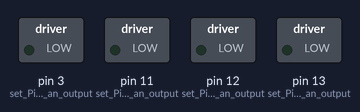
The sketch below on a simulated Arduino Uno, built with avr-gcc and run on an emulated ATmega328P. On the bench: switched loads named in the sketch (green lamp = pin HIGH).

Above: at 0.05 s.
At 7.45 s:
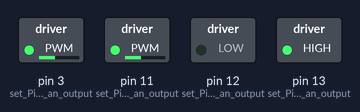
At 14.95 s:
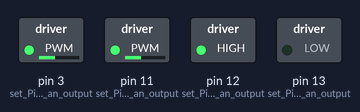
Timing chart, 0 to 19.5 s (numbered marks = the images above):
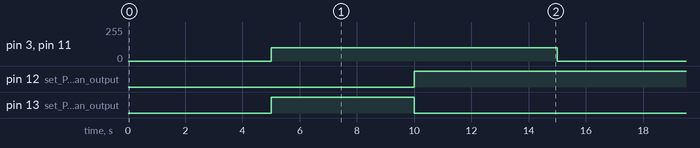

The sketch:

4._sumobots_figure-8.ino
```cpp
void setup() {
  pinMode(13, OUTPUT);    // set Pin 13 as an output
  pinMode(11, OUTPUT);    // set Pin 11 as an output
  pinMode(12, OUTPUT);    // set Pin 12 as an output
  pinMode(3, OUTPUT);     // set Pin 3 as an output
}

void loop() {
  delay(5000);          // Wait for 5 seconds.
  spinning();           // Have the bot Spin
  stopMotors();         // Stop Motors
}

void spinning() {
  spinLeft(100);        // Spin the bot to the left
  delay(5000);          // Wait for 5 seconds.
  spinRight(100);       // Spin the bot to the right.
  delay(5000);          // Wait for 5 seconds.
}

void figureEight() {
  forwardTurn(90,40);   // Turn forward, left 90%, right 40%.
  delay(5250);          // Wait 5.25 seconds.
  forwardTurn(40,90);   // Turn forward, left 40%, right 90%.
  delay(5250);          // Wait 5.25 seconds.
}

// Drive Functions
void reverseTurn(int leftspeed, int rightspeed){
  digitalWrite(13, LOW);       // Set Pin 13 to LOW, LOW = Reverse
  digitalWrite(12, LOW);       // Set Pin 12 to LOW, LOW = Reverse
  analogWrite(11, rightspeed);  // Set the right motor's speed using PWM
  analogWrite(3, leftspeed);    // Set the left motor's speed using PWM
}

void spinRight(int motorspeed) {
  digitalWrite(13, LOW);       // Set Pin 13 to HIGH, HIGH = Forward
  digitalWrite(12, HIGH);       // Set Pin 12 to LOW, LOW = Reverse
  analogWrite(11, motorspeed);  // Add Specified Speed to Pin 11 using PWM
  analogWrite(3, motorspeed);   // Add Specified Speed to Pin 3 using PWM
}

void spinLeft(int motorspeed) {
  digitalWrite(13, HIGH);       // Set Pin 13 to HIGH, HIGH = Forward
  digitalWrite(12, LOW);       // Set Pin 12 to LOW, LOW = Reverse
  analogWrite(11, motorspeed);  // Add Specified Speed to Pin 11 using PWM
  analogWrite(3, motorspeed);   // Add Specified Speed to Pin 3 using PWM
}

void forwardTurn(int leftspeed, int rightspeed){
  digitalWrite(13, HIGH);       // Set Pin 13 to HIGH, HIGH = Forward
  digitalWrite(12, HIGH);       // Set Pin 12 to HIGH, HIGH = Forward
  analogWrite(11, rightspeed);  // Set the right motor's speed using PWM
  analogWrite(3, leftspeed);    // Set the left motor's speed using PWM
}

void stopMotors(){
  // Set the motor speed to 0 to stop the motors.
  analogWrite(11, 0);
  analogWrite(3, 0);
}

void reverse(int motorspeed){
  digitalWrite(13, LOW);        // Set Pin 13 to LOW, LOW = Reverse
  digitalWrite(12, LOW);        // Set Pin 12 to LOW, LOW = Reverse
  analogWrite(11, motorspeed);  // Add Specified Speed to Pin 11 using PWM
  analogWrite(3, motorspeed);   // Add Specified Speed to Pin 3 using PWM
}

void forward(int motorspeed){
  digitalWrite(13, HIGH);       // Set Pin 13 to HIGH, HIGH = Forward
  digitalWrite(12, HIGH);       // Set Pin 12 to HIGH, HIGH = Forward
  analogWrite(11, motorspeed);  // Add Specified Speed to Pin 11 using PWM
  analogWrite(3, motorspeed);   // Add Specified Speed to Pin 3 using PWM
}
```

Measured:
- by itself, pin 3 (set_Pin_3_as_an_output), pin 11 (set_Pin_11_as_an_output): alternates 100/255 for 10.0 s and 0/255 for 5.0 s
- by itself, pin 12 (set_Pin_12_as_an_output): alternates HIGH for 10.0 s and LOW for 5.0 s
- by itself, pin 13 (set_Pin_13_as_an_output): alternates HIGH for 5.0 s and LOW for 10.0 s
